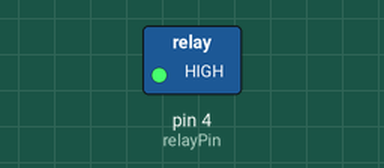
This sketch was run on a simulated Arduino Uno, built with avr-gcc and run on an emulated ATmega328P. Shown: switched loads named in the sketch (green lamp = pin HIGH).

Above: at 1.0 s.
At 3.0 s:
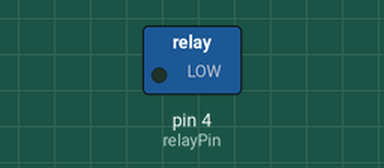
Timing chart, 0 to 5.2 s (numbered marks = the images above):
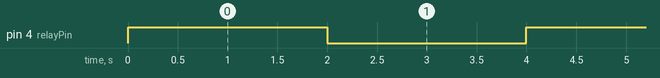

The sketch:

RelaySwitch.ino
```cpp
/**
 * Relay Switch
 *
 * The program alternatively turns ON/OFF the relay switch.
 */

/* Defining pins. */
int relayPin = 4;

void setup() {
  // put your setup code here, to run once:
  pinMode(relayPin, OUTPUT);
}

void loop() {
  // put your main code here, to run repeatedly:
  digitalWrite(relayPin, HIGH);
  delay(2000);
  digitalWrite(relayPin, LOW);
  delay(2000);
}
```

Measured:
- by itself, pin 4 (relayPin): alternates HIGH for 2.0 s and LOW for 2.0 s
